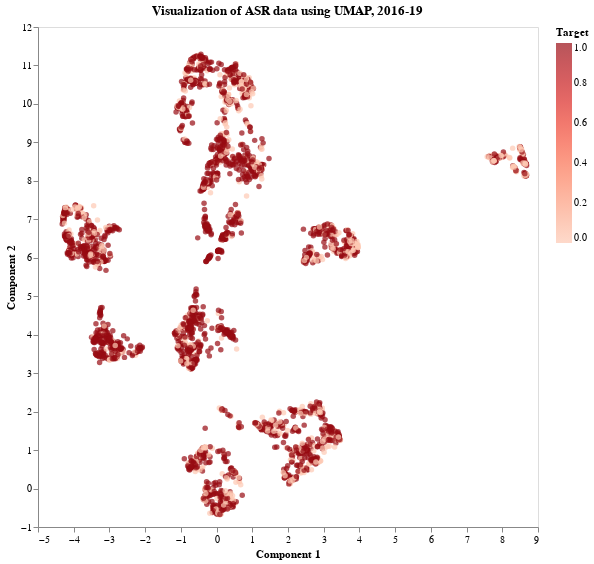

Notebook cell for this chart:
### Markdown cell above
The hyparameters that we will use here are 45 for n_neighbors and 0 for min_dist, as these give us about 8 mostly-separated clusters.

### Code cell
# Final UMAP visualization
embeddings = umap.UMAP(
    n_components=2, n_neighbors=45, min_dist=0, random_state=42
).fit_transform(X)

params["method"] = "UMAP"
viz_reduction(add_info_to_reduced(embeddings, pre_df), params)

### Figure 1 — Vega-Lite specification as saved in the notebook (floating-point values rounded to 4 significant figures; data arrays with more than 128 entries replaced by an {"elided": "..."} marker saying what was removed)
{"config": {"view": {"continuousWidth": 300, "continuousHeight": 300}, "axis": {"grid": false}}, "data": {"name": "data-c51a878cc36239094768fc4b2d1d971e"}, "mark": {"type": "circle"}, "encoding": {"color": {"field": "Target", "scale": {"scheme": "reds"}, "type": "quantitative"}, "x": {"field": "0", "title": "Component 1", "type": "quantitative"}, "y": {"field": "1", "title": "Component 2", "type": "quantitative"}}, "height": 500, "title": "Visualization of ASR data using UMAP, 2016-19", "width": 500, "$schema": "https://vega.github.io/schema/vega-lite/v5.16.3.json", "datasets": {"data-c51a878cc36239094768fc4b2d1d971e": {"elided": "3223 records"}}}
